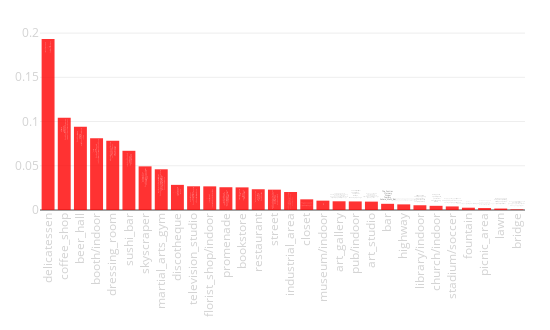

Notebook code cell kept with this figure:
### Code cell
tags_rate(city_data)

### Figure 1 — Plotly figure (JSON) as saved in the notebook; plotly's stock layout.template omitted (floating-point values rounded to 4 significant figures)
{"data": [{"hoverinfo": "y+text", "marker": {"color": "red"}, "opacity": 0.8, "text": ["Campers_Quarry_Bay<br>Q1_<br>_<br>_<br>OVOCafe_Central", "Coffee_Roastery_Lab_by_18Grams<br>Omotesando_Koffee_Hong_Kong<br>CoCo_Espresso<br>Kaffeine<br>Barista_Jam", "Ginger<br>Quarry_Bay_Hongkong_Island<br>Iberico_Co_<br>FRITES<br>Brotzeit_Hong_Kong", "_<br>Hong_Kong_Exhibition_Centre_Wan_Chai<br>_Broadway_Kwai_Fong<br>MCL_<br>MCL_", "Little_DOT_Vintage<br>FreedomTattoo<br>Causeway_Place_1_167_<br>The_Capital_<br>Novelty_Lane_noveltylane_com", "_Enmaru_Izakaya_<br>The_Drunken_Pot_<br>ZUSHI_ANA_<br>_da_hong_pao_hotpot<br>_", "_360_<br>Hong_Kong_Victoria_Peak<br>Victoria_Peak_Top_Of_Hong_Kong<br>Lugard_Road<br>Sky_Terrace_428_", "Anurati_Cindy_Leung<br>Pure_Fitness_Kinwick_Centre<br>Fitness_First_Platinum_Tower_535<br>Madame_Tussauds_Victoria_Peak_Hongkong<br>Fitness_First_Platinum_Hopewell_Centre", "Ophelia<br>The_Pontiac<br>MAISON_EIGHT<br>_<br>_", "Peel_Fresco_Music_Lounge<br>_<br>Madam_Tussauds_Hongkong<br>Caf_Hillywood<br>1563_at_the_East", "Flori_flower_Korean_cafe_restaurant<br>_<br>_Flower_Market<br>_<br>_", "Victoria_Harbour<br>Tsim_Sha_Tsui_Promenade<br>Avenue_Of_Stars_Tsim_Sha_Tsui<br>Kowloon_City_Ferry_Pier<br>Quarry_Bay_Park", "Eslite_bookstore_<br>_Fook_Le_Model<br>Toolss<br>MCL_<br>Montane_Mansion", "Pici_Hong_Kong<br>Sabatini<br>Bakehouse<br>Chilli_Fagara<br>Greyhound_Cafe_", "_Hollywood_Road<br>Granville_Road<br>Lockhart_Road<br>Soho_Central_Hongkong<br>Kwum_Yam_Temple_Hung_Hom", "Lugard_Road<br>_<br>Hong_Kong_Victoria_Peak<br>Garden_Hill<br>Victoria_Peak_Top_Of_Hong_Kong", "Kwai_Chung_Plaza<br>Little_DOT_Vintage<br>_<br>Midwest_Vintage<br>Hung_Hom_Hong_Kong", "_Hong_Kong_Heritage_Museum<br>_Thaimerder<br>Comix_Home_Base_<br>Bibo<br>Hong_Kong_China_International_Tattoo_Convention", "Comix_Home_Base_<br>Affordable_Art_Fair_Hong_Kong<br>Galaxy_Tattoo_HK<br>_Hong_Kong_Heritage_Museum<br>Art_Basel_HK_Collectors_Lounge", "Sahara_Mezz_Bar<br>The_Old_Man<br>The_Woods<br>Iberico_Co_<br>Mahalo_Tiki_Lounge", "Galaxy_Tattoo_HK<br>Uma_Nota_HK<br>Comix_Home_Base_<br>Art_Basel_HK_Collectors_Lounge<br>_MOFO_Tattoo", "The_Pontiac<br>Quinary<br>Ginger<br>Topiary<br>Sahara_Mezz_Bar", "_<br>Cemoro_Sewu_Sarangan_Gunung_Lawu<br>_<br>Hong_Hum_Train_Station_Hong_Kong<br>Hong_Kong_Convention_Exhibition_Centre_", "Eslite_bookstore_<br>SCAD_Hong_Kong<br>Graham_Street<br>_Polytechnic_University<br>TC2_cafe_workshop", "Rosary_Church<br>St_Teresas_Church_<br>_Thaimerder<br>Amour_Wedding<br>JUNON_", "Happy_Valley_Sports_Ground<br>_<br>HONG_KONG_FOOTBALL_CLUB<br>_<br>Sham_Shui_Po_Sports_Ground", "_<br>_Neway<br>_<br>Windows_Of_The_World_Shenzhen_China<br>_TST_East", "Nam_Cheong_Park<br>_<br>Kowloon_Tsai_Park<br>Bruce_Lee_Statue_Kowloon_Hong_Kong<br>Harbourfront_Horizon", "Nam_Cheong_Park<br>Zero_Carbon_Building_<br>Victoria_Peak_Garden<br>Grand_Waterfront<br>_", "Avenue_Of_Stars_Tsim_Sha_Tsui<br>Grand_Waterfront<br>_Hong_Kong_Heritage_Museum<br>_<br>Kwun_Tong_Ferry_Pier"], "type": "bar", "uid": "2bc43e7a-4a5e-11e9-9ac3-3c15c2cf2370", "x": ["delicatessen", "coffee_shop", "beer_hall", "booth/indoor", "dressing_room", "sushi_bar", "skyscraper", "martial_arts_gym", "discotheque", "television_studio", "florist_shop/indoor", "promenade", "bookstore", "restaurant", "street", "industrial_area", "closet", "museum/indoor", "art_gallery", "pub/indoor", "art_studio", "bar", "highway", "library/indoor", "church/indoor", "stadium/soccer", "fountain", "picnic_area", "lawn", "bridge"], "y": [0.1933, 0.1042, 0.09421, 0.08124, 0.07822, 0.06694, 0.04934, 0.04604, 0.02843, 0.02682, 0.02673, 0.02575, 0.02559, 0.02346, 0.02301, 0.02032, 0.01206, 0.01057, 0.009861, 0.009694, 0.009477, 0.007, 0.006362, 0.005367, 0.004721, 0.004055, 0.002596, 0.002208, 0.001647, 0.0007105]}], "layout": {"height": 330, "margin": {"b": 120, "l": 40, "r": 25, "t": 30}, "showlegend": false, "width": 550, "xaxis": {"tickangle": -90, "tickfont": {"color": "lightgrey", "size": 11.5}}, "xaxis2": {"tickangle": -90, "tickfont": {"color": "lightgrey", "size": 11.5}}, "yaxis": {"tickfont": {"color": "lightgrey", "size": 11.5}}, "yaxis2": {"tickfont": {"color": "lightgrey", "size": 11.5}}}}
